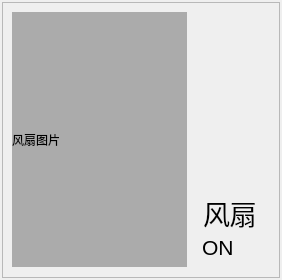
<?xml version="1.0" encoding="UTF-8"?>
<ui version="4.0">
 <class>DeviceFan</class>
 <widget class="QWidget" name="DeviceFan">
  <property name="geometry">
   <rect>
    <x>0</x>
    <y>0</y>
    <width>282</width>
    <height>280</height>
   </rect>
  </property>
  <property name="windowTitle">
   <string>Form</string>
  </property>
  <layout class="QGridLayout" name="gridLayout">
   <property name="leftMargin">
    <number>2</number>
   </property>
   <property name="topMargin">
    <number>2</number>
   </property>
   <property name="rightMargin">
    <number>2</number>
   </property>
   <property name="bottomMargin">
    <number>2</number>
   </property>
   <item row="0" column="0">
    <widget class="QFrame" name="frame_background">
     <property name="frameShape">
      <enum>QFrame::StyledPanel</enum>
     </property>
     <property name="frameShadow">
      <enum>QFrame::Raised</enum>
     </property>
     <widget class="QLabel" name="label_text_fan">
      <property name="geometry">
       <rect>
        <x>201</x>
        <y>190</y>
        <width>91</width>
        <height>41</height>
       </rect>
      </property>
      <property name="font">
       <font>
        <pointsize>20</pointsize>
       </font>
      </property>
      <property name="text">
       <string>风扇</string>
      </property>
     </widget>
     <widget class="QLabel" name="label_fan">
      <property name="geometry">
       <rect>
        <x>10</x>
        <y>10</y>
        <width>175</width>
        <height>255</height>
       </rect>
      </property>
      <property name="styleSheet">
       <string notr="true">background-color: rgb(171, 171, 171);</string>
      </property>
      <property name="text">
       <string>风扇图片</string>
      </property>
     </widget>
     <widget class="QLabel" name="label_onoff">
      <property name="geometry">
       <rect>
        <x>200</x>
        <y>230</y>
        <width>81</width>
        <height>31</height>
       </rect>
      </property>
      <property name="font">
       <font>
        <pointsize>16</pointsize>
       </font>
      </property>
      <property name="text">
       <string>ON</string>
      </property>
     </widget>
    </widget>
   </item>
  </layout>
 </widget>
 <resources/>
 <connections/>
</ui>
